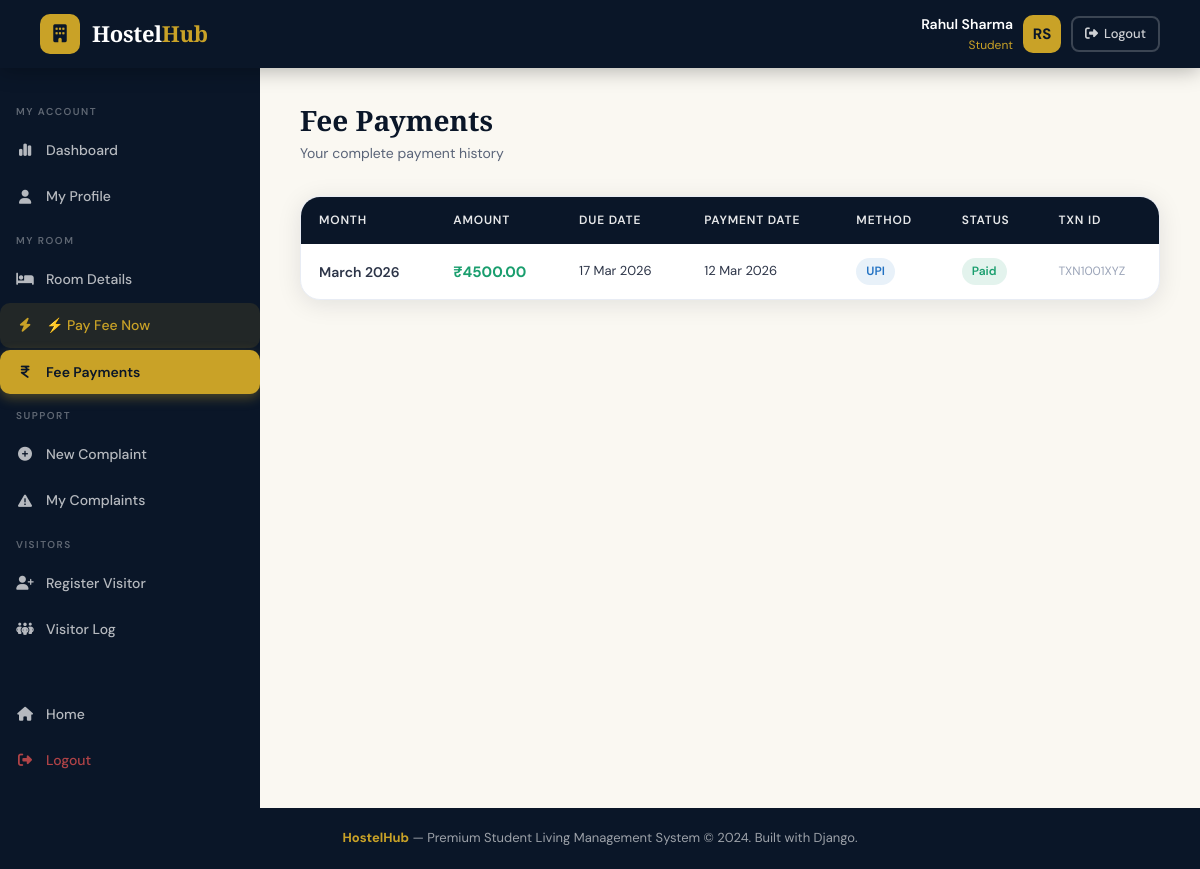
Screenshot of /payments/my/ (signed in) with the database file from the repository.
### hostel_app/models.py (models this page shows, shortened)
class FeePayment(models.Model):
    STATUS_CHOICES = [('paid', 'Paid'), ('pending', 'Pending'), ('overdue', 'Overdue')]
    PAYMENT_METHOD = [('cash', 'Cash'), ('online', 'Online'), ('cheque', 'Cheque'), ('upi', 'UPI')]
    allocation = models.ForeignKey(RoomAllocation, on_delete=models.CASCADE, related_name='payments')
    amount = models.DecimalField(max_digits=10, decimal_places=2)
    payment_date = models.DateField(default=timezone.now)
    due_date = models.DateField()
    month = models.CharField(max_length=20)
    status = models.CharField(max_length=10, choices=STATUS_CHOICES, default='pending')
    payment_method = models.CharField(max_length=10, choices=PAYMENT_METHOD, default='cash')
    transaction_id = models.CharField(max_length=100, blank=True)
    notes = models.TextField(blank=True)
    received_by = models.ForeignKey(User, on_delete=models.SET_NULL, null=True)
    slip_image = models.ImageField(upload_to=slip_upload_path, null=True, blank=True)
    created_at = models.DateTimeField(auto_now_add=True)

### hostel_app/views.py (the view)
# urls.py: path('payments/my/', views.my_payments, name='my_payments'),
@login_required
def my_payments(request):
    try:
        profile = request.user.profile
    except StudentProfile.DoesNotExist:
        return redirect('home')
    payments = FeePayment.objects.filter(allocation__student=profile).order_by('-created_at')
    return render(request, 'hostel_app/student/my_payments.html', {'payments': payments, 'profile': profile})

### hostel_app/templates/hostel_app/student/my_payments.html (shortened to what this page needs)
{% extends 'hostel_app/student/base_student.html' %}
{% block student_content %}
<div class="page-header fade-in">
    <div><div class="page-title">Fee Payments</div><div class="page-subtitle">Your complete payment history</div></div>
</div>
<div class="card fade-in fade-in-delay-1">
    <div class="table-wrapper">
        <table>
            <thead><tr><th>Month</th><th>Amount</th><th>Due Date</th><th>Payment Date</th><th>Method</th><th>Status</th><th>Txn ID</th></tr></thead>
            <tbody>
                {% for p in payments %}
                <tr>
                    <td style="font-weight:600;">{{ p.month }}</td>
                    <td style="font-weight:700;color:var(--success);font-size:15px;">₹{{ p.amount }}</td>
                    <td style="font-size:13px;">{{ p.due_date|date:"d M Y" }}</td>
                    <td style="font-size:13px;">{{ p.payment_date|date:"d M Y" }}</td>
                    <td><span class="badge badge-info">{{ p.get_payment_method_display }}</span></td>
                    <td><span class="badge {% if p.status == 'paid' %}badge-success{% elif p.status == 'pending' %}badge-warning{% else %}badge-danger{% endif %}">{{ p.get_status_display }}</span></td>
                    <td style="font-size:12px;color:var(--gray-400);">{{ p.transaction_id|default:"—" }}</td>
                </tr>
                {% empty %}
                <tr><td colspan="7"><div class="empty-state"><i class="fa-solid fa-receipt"></i><h3>No Payment Records</h3><p>Your payment history will appear here.</p></div></td></tr>
                {% endfor %}
            </tbody>
        </table>
    </div>
</div>
{% endblock %}

### hostel_app/templates/hostel_app/base.html (shortened to what this page needs)
<!DOCTYPE html>
<html lang="en">
<head>
    <link rel="stylesheet" href="https://cdnjs.cloudflare.com/ajax/libs/font-awesome/6.5.0/css/all.min.css">
</head>
<body>
<nav class="navbar">
    <a href="{% url 'home' %}" class="navbar-brand">
        <div class="brand-icon"><i class="fa-solid fa-building"></i></div>
        <span class="brand-text">Hostel<span>Hub</span></span>
    </a>
    {% if user.is_authenticated %}
        <div class="user-menu">
            <div class="user-info">
                <div class="user-name">{{ user.get_full_name|default:user.username }}</div>
                <div class="user-role">{% if user.is_staff %}Administrator{% else %}Student{% endif %}</div>
            </div>
            <div class="avatar">{{ user.first_name|first|upper }}{{ user.last_name|first|upper }}</div>
            <a href="{% url 'logout' %}" class="btn btn-outline btn-sm" style="border-color:rgba(255,255,255,0.2);color:rgba(255,255,255,0.8);">
                <i class="fa-solid fa-right-from-bracket"></i> Logout
            </a>
        </div>
    {% else %}
        <div class="navbar-actions">
            <a href="{% url 'login' %}" class="btn btn-outline btn-sm" style="border-color:rgba(255,255,255,0.25);color:rgba(255,255,255,0.8);">Login</a>
            <a href="{% url 'register' %}" class="btn btn-gold btn-sm">Register</a>
        </div>
    {% endif %}
</nav>
{% block body %}{% endblock %}
<footer>
    <strong>HostelHub</strong> — Premium Student Living Management System &copy; 2024. Built with Django.
</footer>
</body>
</html>

### hostel_app/templates/hostel_app/base.html (style rules this page uses)
:root { --navy: #0a1628; --navy-mid: #122040; --navy-light: #1a2f55; --gold: #c9a227; --gold-light: #e8c84a; --gold-pale: #f5e6a3; --cream: #faf8f2; --white: #ffffff; --gray-100: #f4f6fa; --gray-200: #e8ecf4; --gray-400: #9ba4b8; --gray-600: #5a6478; --gray-800: #2d3548; --success: #1a9e6e; --danger: #d94f4f; --warning: #e07c1f; --info: #2272c3; --radius: 12px; --radius-lg: 20px; --shadow: 0 4px 24px rgba(10,22,40,0.10); --shadow-lg: 0 8px 40px rgba(10,22,40,0.18); --transition: all 0.28s cubic-bezier(0.4,0,0.2,1); }
* { margin: 0; padding: 0; box-sizing: border-box; }
body { font-family: 'DM Sans', sans-serif; background: var(--cream); color: var(--gray-800); min-height: 100vh; font-size: 15px; line-height: 1.6; }
.navbar { background: var(--navy); padding: 0 40px; display: flex; align-items: center; justify-content: space-between; height: 68px; position: sticky; top: 0; z-index: 1000; box-shadow: 0 2px 20px rgba(0,0,0,0.3); }
.navbar-brand { display: flex; align-items: center; gap: 12px; text-decoration: none; }
.brand-icon { width: 40px; height: 40px; background: var(--gold); border-radius: 10px; display: flex; align-items: center; justify-content: center; font-size: 18px; color: var(--navy); }
.brand-text { font-family: 'Playfair Display', serif; font-size: 22px; font-weight: 800; color: var(--white); letter-spacing: -0.3px; }
.brand-text span { color: var(--gold); }
.page-header { display: flex; align-items: flex-start; justify-content: space-between; margin-bottom: 32px; gap: 16px; }
.page-title { font-family: 'Playfair Display', serif; font-size: 28px; font-weight: 700; color: var(--navy); line-height: 1.2; }
.page-subtitle { color: var(--gray-600); font-size: 14px; margin-top: 4px; }
.card { background: var(--white); border-radius: var(--radius-lg); box-shadow: var(--shadow); border: 1px solid var(--gray-200); overflow: hidden; }
.btn { display: inline-flex; align-items: center; gap: 8px; padding: 10px 20px; border-radius: 10px; font-size: 14px; font-weight: 500; cursor: pointer; border: none; text-decoration: none; transition: var(--transition); font-family: 'DM Sans', sans-serif; }
.btn-outline { background: transparent; border: 2px solid var(--gray-200); color: var(--gray-800); }
.btn-sm { padding: 6px 12px; font-size: 13px; border-radius: 8px; gap: 6px; }
.table-wrapper { overflow-x: auto; border-radius: var(--radius); }
table { width: 100%; border-collapse: collapse; }
thead th { background: var(--navy); color: rgba(255,255,255,0.9); padding: 14px 18px; font-size: 12px; font-weight: 600; letter-spacing: 0.8px; text-transform: uppercase; text-align: left; }
thead th:first-child { border-radius: 0; }
tbody tr { border-bottom: 1px solid var(--gray-200); transition: var(--transition); }
tbody tr:last-child { border-bottom: none; }
tbody td { padding: 14px 18px; font-size: 14px; color: var(--gray-800); }
.badge { display: inline-flex; align-items: center; gap: 5px; padding: 4px 10px; border-radius: 99px; font-size: 12px; font-weight: 600; }
.badge-success { background: rgba(26,158,110,0.12); color: var(--success); }
.badge-info { background: rgba(34,114,195,0.10); color: var(--info); }
.avatar { width: 38px; height: 38px; background: var(--gold); border-radius: 10px; display: flex; align-items: center; justify-content: center; font-weight: 700; color: var(--navy); font-size: 15px; }
.user-menu { display: flex; align-items: center; gap: 10px; cursor: pointer; }
.user-info { text-align: right; }
.user-name { font-size: 14px; font-weight: 600; color: var(--white); }
.user-role { font-size: 12px; color: var(--gold); }
footer { background: var(--navy); color: rgba(255,255,255,0.6); text-align: center; padding: 20px; font-size: 13px; margin-top: auto; }
footer strong { color: var(--gold); }
.fade-in { animation: fadeInUp 0.4s ease both; }
.fade-in-delay-1 { animation-delay: 0.1s; }

### rows the page displays
FeePayment: month "March 2026", amount "4500.00", due_date "17 Mar 2026", payment_date "12 Mar 2026", payment_method "UPI", status "Paid", transaction_id "TXN1001XYZ"

### other values shown
{{ user.get_full_name|default:user.username }} "Rahul Sharma"
{{ user.first_name|first|upper }} "R"
{{ user.last_name|first|upper }} "S"
